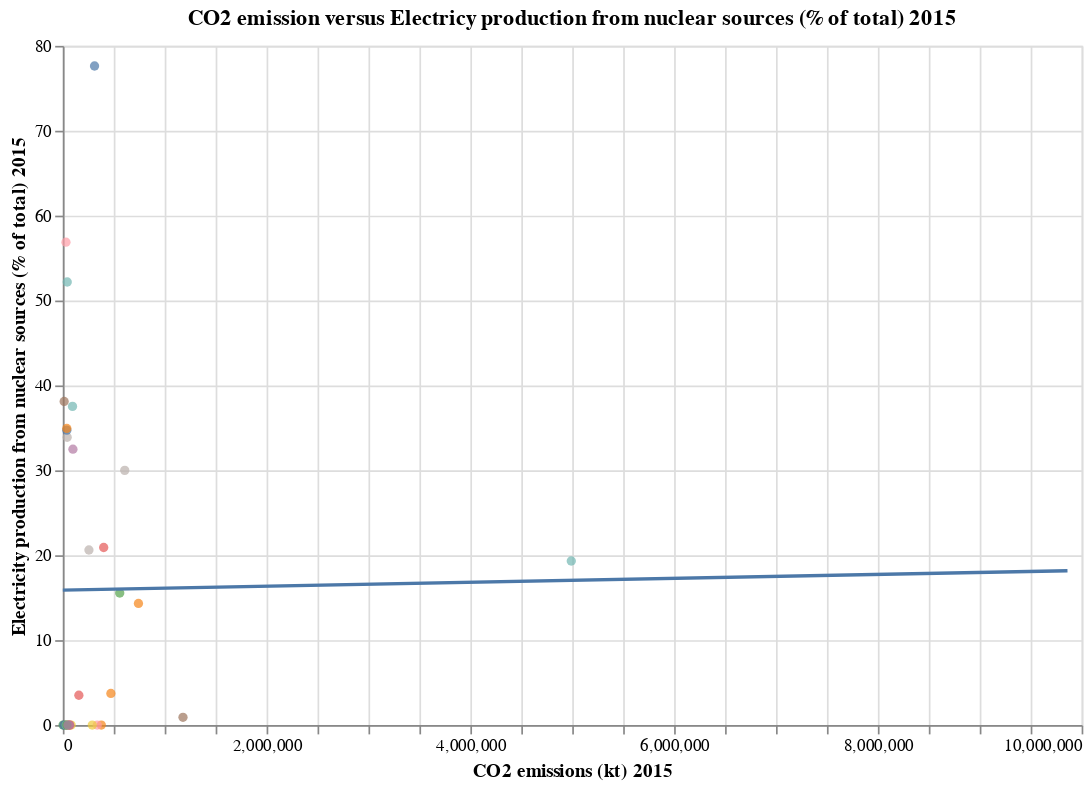

This figure's notebook cell:
### Markdown cell above
I added a regression line fit using the ordinary least squares method. This method produces a function that minimizes the sum of the squares of the differences between the observed variable in the data and the output of the linear function.

### Code cell
# lets look at a very weak positive correlation
indi_list = ['CO2 emissions (kt)', 'CO2 emissions (metric tons per capita)','GDP (current US$)','Electricity production from nuclear sources (% of total)']
new_ind_df= get_ind_df(wdi_df, indi_list, '2015') 
#print(new_ind_df)

chart= alt.Chart(new_ind_df).mark_circle().encode(
    x = alt.X('CO2 emissions (kt) 2015'),
    y = alt.Y('Electricity production from nuclear sources (% of total) 2015'),
    color = alt.Color('Country Name:N', legend=None),
    tooltip ='Country Name'
).properties(width=600, height=400, title='CO2 emission versus Electricy production from nuclear sources (% of total) 2015' )

#Here is a linear regression fit using ordinary least squares which minimizes distance between data points and the line
chart + chart.transform_regression('CO2 emissions (kt) 2015', 'Electricity production from nuclear sources (% of total) 2015').mark_line()

### Figure 1 — Vega-Lite specification as saved in the notebook (floating-point values rounded to 4 significant figures; data arrays with more than 128 entries replaced by an {"elided": "..."} marker saying what was removed)
{"config": {"view": {"continuousWidth": 400, "continuousHeight": 300}}, "layer": [{"mark": "circle", "encoding": {"color": {"field": "Country Name", "legend": null, "type": "nominal"}, "tooltip": {"field": "Country Name", "type": "nominal"}, "x": {"field": "CO2 emissions (kt) 2015", "type": "quantitative"}, "y": {"field": "Electricity production from nuclear sources (% of total) 2015", "type": "quantitative"}}, "height": 400, "title": "CO2 emission versus Electricy production from nuclear sources (% of total) 2015", "width": 600}, {"mark": "line", "encoding": {"color": {"field": "Country Name", "legend": null, "type": "nominal"}, "tooltip": {"field": "Country Name", "type": "nominal"}, "x": {"field": "CO2 emissions (kt) 2015", "type": "quantitative"}, "y": {"field": "Electricity production from nuclear sources (% of total) 2015", "type": "quantitative"}}, "height": 400, "title": "CO2 emission versus Electricy production from nuclear sources (% of total) 2015", "transform": [{"on": "CO2 emissions (kt) 2015", "regression": "Electricity production from nuclear sources (% of total) 2015"}], "width": 600}], "data": {"name": "data-cdc458ed22c0b9c5d78abd5ed656031a"}, "$schema": "https://vega.github.io/schema/vega-lite/v4.17.0.json", "datasets": {"data-cdc458ed22c0b9c5d78abd5ed656031a": {"elided": "213 records"}}}
